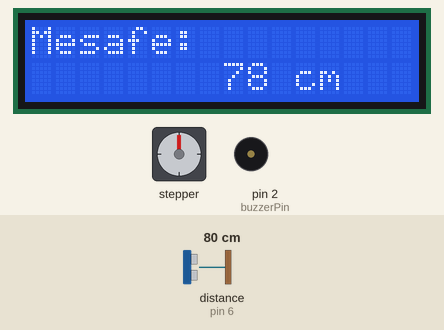
This sketch was run on a simulated Arduino Uno, built with avr-gcc and run on an emulated ATmega328P. Shown: stepper motor, 16×2 character LCD, buzzer (waves = sounding). Wiring (inferred from the names in the program): ultrasonic range finder: trigger pin 7; echo pin 6; stepper motor (2048 steps per turn assumed): coils pin 11, pin 10, pin 9, pin 8. The inputs (shaded band) are chosen by the test bench; at power-on: distance to the obstacle (sensor on pin 6) 80 cm. The echo pulse lasts 58.3 µs per cm.

Above: at 2.2 s.
2.3 s: distance to the obstacle (sensor on pin 6) set to 22 cm
At 4.2 s:
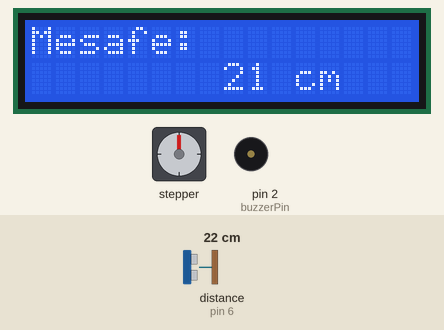
4.6 s: distance to the obstacle (sensor on pin 6) set to 18 cm
At 11.8 s:
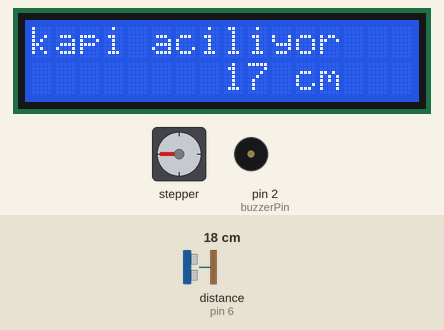
At 26.2 s:
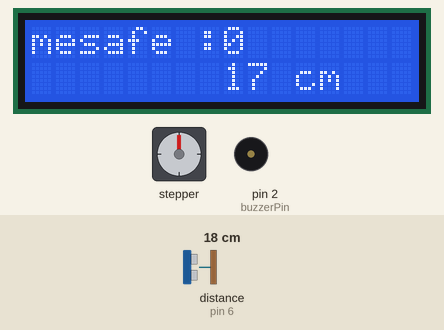
Timing chart, 0 to 64.3 s (numbered marks = the images above; inputs shaded):
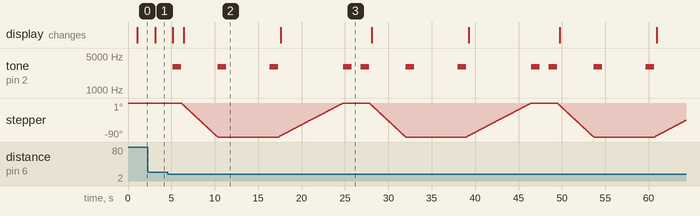

Measured:
- the behaviour switches between 21 and 20 cm on distance to the obstacle (sensor on pin 6) (found by bisection; images 1 and 2)
- after the input at 2.3 s, the display: changes after 0.81 s (image 1)
- after the input at 4.6 s, tone on pin 2 (buzzerPin): silent → 3000 Hz after 0.53 s, then repeats every 21.7 s: silent 4.2 s, 3000 Hz 1.0 s, silent 5.0 s, 3000 Hz 1.0 s, silent 7.5 s, 3000 Hz 1.0 s, silent 1.0 s, 3000 Hz 1.0 s; stepper: turns 90° counter-clockwise in 4.1 s, then 90° clockwise in 7.3 s, repeating every 21.7 s

The sketch:

sketch_aug27a.ino
```cpp
#include <Wire.h>
#include <LiquidCrystal_I2C.h>
#include "buzzr.h"

const int trigPin = 7;
const int echoPin = 6;
LiquidCrystal_I2C lcd(0x27, 16, 2);  // LCD adresine dikkat edin

int IN1 = 11;  // Motor sürücüye bağlanan pinleri tanımlıyoruz
int IN2 = 10;
int IN3 = 9;
int IN4 = 8;

int tamtur = 512;  // 28BYJ-48 motoru tam turunu 2048 adımda tamamlıyor
long duration = pulseIn(echoPin, HIGH);
int distance = duration * 0.034 / 2;
void setup() {
  Serial.begin(9600);
  pinMode(trigPin, OUTPUT);
  pinMode(echoPin, INPUT);
  lcd.init();
  lcd.backlight();
  lcd.setCursor(0, 0);
  lcd.print("Mesafe:");
  pinMode(IN1, OUTPUT);  // Pinleri çıkış olarak ayarlıyoruz
  pinMode(IN2, OUTPUT);
  pinMode(IN3, OUTPUT);
  pinMode(IN4, OUTPUT);
}

void loop() {
  digitalWrite(trigPin, LOW);
  delayMicroseconds(2);
  digitalWrite(trigPin, HIGH);
  delayMicroseconds(10);
  digitalWrite(trigPin, LOW);

  long duration = pulseIn(echoPin, HIGH);
  int distance = duration * 0.034 / 2;

  lcd.setCursor(8, 1);
  lcd.print("   ");  // Eski mesafeyi temizle
  lcd.setCursor(8, 1);
  lcd.print(distance);
  lcd.print(" cm");

  /*  Serial.print("Mesafe: ");
  Serial.print(distance);
  Serial.println(" cm");
  */
  if (distance < 20) {
    cal();
    sag(2);
        cal();
    delay(5000);
        cal();
    sol(2);
        cal();
  }

  delay(1000);
}
void sag(int bekle) {  // Sağa dönüş fonksiyonu
  int i = 0;
  while (i < tamtur / 4) {
    gonder(1, 0, 0, 1);  // Pinleri sola dönüşün tam tersine ayarlıyoruz
    delay(bekle);
    gonder(0, 0, 0, 1);
    delay(bekle);
    gonder(0, 0, 1, 1);
    delay(bekle);
    gonder(0, 0, 1, 0);
    delay(bekle);
    gonder(0, 1, 1, 0);
    delay(bekle);
    gonder(0, 1, 0, 0);
    delay(bekle);
    gonder(1, 1, 0, 0);
    delay(bekle);
    gonder(1, 0, 0, 0);
    delay(bekle);
    i++;
    lcd.setCursor(0, 0);
    lcd.print("   ");  // Eski mesafeyi temizle
    lcd.setCursor(0, 0);
    lcd.print("kapi aciliyor");
  }
}
void sol(int bekle) {  // Sola dönüş fonksiyonu
  int i = 0;
  while (i < tamtur / 4) {
    gonder(1, 0, 0, 0);  // Pinleri belirli bir sırayla ayarlıyoruz
    delay(bekle);
    gonder(1, 1, 0, 0);
    delay(bekle);
    gonder(0, 1, 0, 0);
    delay(bekle);
    gonder(0, 1, 1, 0);
    delay(bekle);
    gonder(0, 0, 1, 0);
    delay(bekle);
    gonder(0, 0, 1, 1);
    delay(bekle);
    gonder(0, 0, 0, 1);
    delay(bekle);
    gonder(1, 0, 0, 1);
    delay(bekle);
    i++;
    lcd.setCursor(0, 0);
    lcd.print("   ");  // Eski mesafeyi temizle
    lcd.setCursor(0, 0);
    lcd.print("kapi kapaliyor");
    lcd.setCursor(0, 0);
    lcd.print("                ");  // Eski mesafeyi temizle
    lcd.setCursor(0, 0);
    lcd.print("mesafe :");
    lcd.print(distance);
  }
}
void gonder(int a, int b, int c, int d) {  // Ayarlanan pin değerleri tek seferde gönderiliyor
  digitalWrite(IN1, a);
  digitalWrite(IN2, b);
  digitalWrite(IN3, c);
  digitalWrite(IN4, d);
}
```

buzzr.h
```cpp
const int buzzerPin = 2;

void buzzr1() {
  pinMode(buzzerPin, OUTPUT);
}

void cal() {
  // Buzzer'ı 500 Hz frekansta 1 saniye çal
  tone(buzzerPin, 3000);  // Frekansı ayarlayın
  delay(1000);           // Süreyi ayarlayın
  noTone(buzzerPin);     // Buzzer'ı kapat
  delay(10);           // Bekleme süresi
}
```
